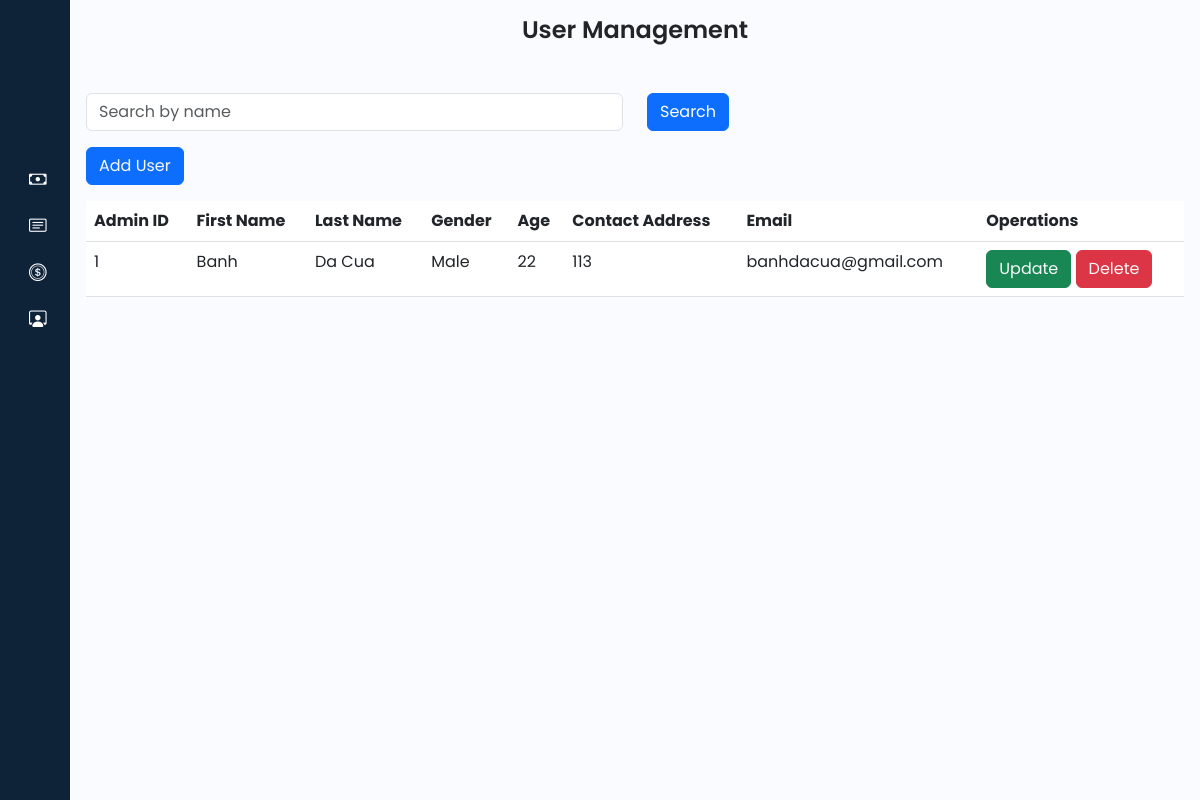
Screenshot of /admin/admins.php with the database file from the repository.
### tables this page shows
CREATE TABLE `users` (
  `admin_ID` int(11) NOT NULL,
  `fname` varchar(255) DEFAULT NULL,
  `lname` varchar(255) DEFAULT NULL,
  `gender` varchar(11) DEFAULT NULL,
  `age` int(11) DEFAULT NULL,
  `contact_add` int(11) DEFAULT NULL,
  `admin_email` varchar(255) DEFAULT NULL,
  `admin_pass` varchar(255) DEFAULT NULL
);

### admin/admins.php (the view, shortened to what this page needs)
<?php
@include '../connection/connect.php';
$select = "SELECT * FROM users";
$result = mysqli_query($con, $select);
?>
<!DOCTYPE html>
<html lang="en">
<head>
    <link href="https://cdn.lineicons.com/4.0/lineicons.css" rel="stylesheet" />
    <link href="https://cdn.jsdelivr.net/npm/bootstrap@5.3.0-alpha3/dist/css/bootstrap.min.css" rel="stylesheet"
>
    <link rel="stylesheet" href="https://cdn.jsdelivr.net/npm/bootstrap-icons@1.11.3/font/bootstrap-icons.min.css">
    <link rel="stylesheet" href="style/style.css">
</head>
<body>
    <div class="wrapper">
        <?php include 'sidebar.php'; ?>
        <div class="main p-3">
            <div class="text-center mb-5">
                <h1>User Management</h1>
            </div>
            <form method="post">
                <div class="row mb-3">
                    <div class="col-sm">
                        <input type="text" name="search_keyword" class="form-control" placeholder="Search by name" value="<?php echo isset($search_keyword) ? $search_keyword : ''; ?>">
                    </div>
                    <div class="col-sm">
                        <button type="submit" name="search" class="btn btn-primary">Search</button>
                    </div>
                </div>
            </form>
            <button class="btn btn-primary mb-3">
                <a href="operation/admins/create.php" class="text-light">Add User</a>
            </button>
            <table class="table table-inverse">
                <thead>
                    <tr>
                        <th>Admin ID</th>
                        <th>First Name</th>
                        <th>Last Name</th>
                        <th>Gender</th>
                        <th>Age</th>
                        <th>Contact Address</th>
                        <th>Email</th>
                        <th>Operations</th>
                    </tr>
                </thead>
                <tbody>
                    <?php
                    if ($result) {
                        while ($row = mysqli_fetch_assoc($result)) {
                            $admin_ID = $row['admin_ID'];
                            $fname = $row['fname'];
                            $lname = $row['lname'];
                            $gender = $row['gender'];
                            $age = $row['age'];
                            $contact_add = $row['contact_add'];
                            $admin_email = $row['admin_email'];
                            echo '<tr>
                                <td>' . $admin_ID . '</td>
                                <td>' . $fname . '</td>
                                <td>' . $lname . '</td>
                                <td>' . $gender . '</td>
                                <td>' . $age . '</td>
                                <td>' . $contact_add . '</td>
                                <td>' . $admin_email . '</td>
                                <td>
                                    <button class="btn btn-success">
                                        <a href="operation/admins/update.php?updateadmin_ID=' . $admin_ID . '" class="text-light">Update</a>
                                    </button>
                                    <button class="btn btn-danger">
                                        <a href="operation/admins/delete.php?deleteadmin_ID=' . $admin_ID . '" class="text-light">Delete</a>
                                    </button>
                                </td>
                            </tr>';
                        }
                    }
                    ?>
                </tbody>
            </table>
        </div>
    </div>
</body>
</html>

### admin/style/style.css (style rules this page uses)
a { text-decoration: none; }
h1 { font-weight: 600; font-size: 1.5rem; }
body { font-family: 'Poppins', sans-serif; }
.wrapper { display: flex; }
.main { min-height: 100vh; width: 100%; overflow: hidden; transition: all 0.35s ease-in-out; background-color: #fafbfe; }

### rows the page displays
users: admin_ID "1", fname "Banh", lname "Da Cua", gender "Male", age "22", contact_add "113", admin_email "banhdacua@gmail.com"
